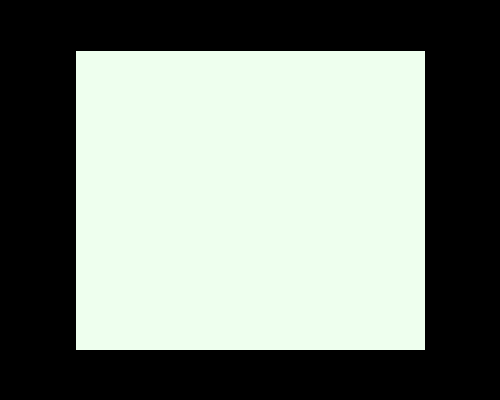
Frame 1 (no input)
Frame 60 (the mouse pressed at the canvas centre just before this capture): identical to frame 1, image omitted
Frame 120 (the mouse held since frame 60 and released just before this capture): identical to frame 1, image omitted

The Processing sketch that drew this single still picture (run headless with seeded random() and noise(); from frame 60 on, the mouse is pressed at the canvas centre):

// Processing sketch: firstSketch
// ── firstSketch.pde


void setup() {
  size(500, 400);
  background(0);
}

void draw() {
  fill(#EEFFEE);
  rect(75,50, 350, 300); 
}
